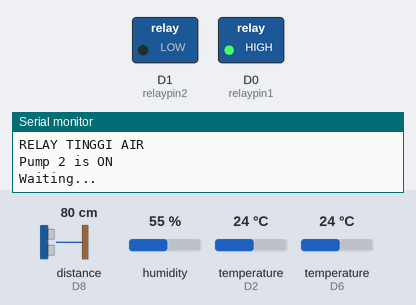
Bench run of a sketch on a simulated ESP8266 (NodeMCU). Shown: switched loads named in the sketch (green lamp = pin HIGH), the last lines printed to the serial monitor. Wiring (inferred from the names in the program): ultrasonic range finder: trigger D7; echo D8. The inputs (shaded band) are chosen by the test bench; at power-on: distance to the obstacle (sensor on D8) 80 cm, temperature (sensors on D2, D6) 24 °C, humidity 55 %. The echo pulse lasts 58.3 µs per cm; WiFi joins after 1.5 s; servers stay silent unless stated; pins used as bus, display or sensor lines are not drawn.

Above: at 6.7 s.
6.8 s: distance to the obstacle (sensor on D8) set to 55 cm
10.1 s: distance to the obstacle (sensor on D8) set to 47 cm
At 12.3 s:
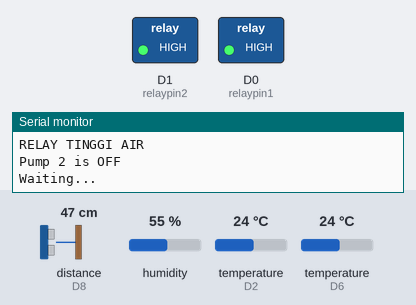
13.3 s: temperature (sensor on D2) set to 28 °C
16.5 s: temperature (sensor on D2) set to 31 °C
At 19.4 s:
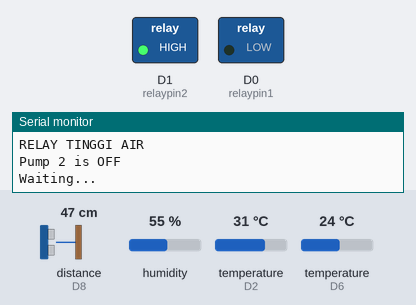
20.5 s: temperature (sensor on D2) set to 12 °C
At 21.9 s:
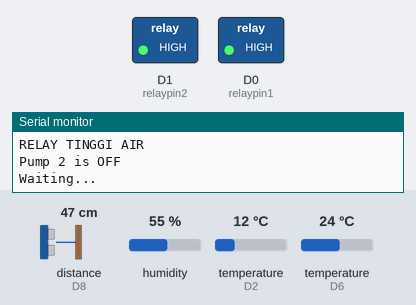
23.7 s: temperature (sensor on D2) set to 33 °C
At 24.4 s:
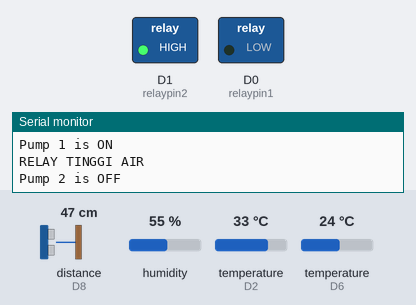
Timing chart, 0 to 26.7 s (numbered marks = the images above; inputs shaded):
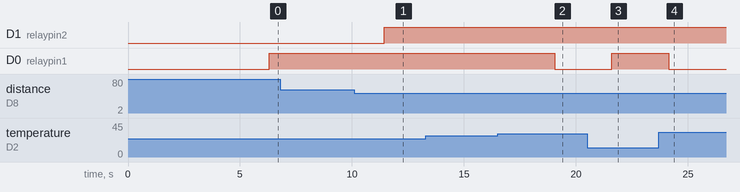

Measured:
- the behaviour switches between 51 and 50 cm on distance to the obstacle (sensor on D8) (found by bisection; images 0 and 1)
- the behaviour switches between 29 and 30 °C on temperature (sensor on D2) (found by bisection; images 1 and 2)
- after the input at 10.1 s, D1 (relaypin2): LOW → HIGH after 1.3 s
- after the input at 16.5 s, D0 (relaypin1): HIGH → LOW after 2.6 s
- after the input at 20.5 s, D0 (relaypin1): LOW → HIGH after 1.1 s
- after the input at 23.7 s, D0 (relaypin1): HIGH → LOW after 0.45 s

The sketch:

Case_Ide.ino
```cpp
#include <OneWire.h>
#include <ESP8266WiFi.h>
#include <SPI.h>
#include <Wire.h>
#include <DHT.h>
#include <DallasTemperature.h>

// Sensor jarak
#define trigpin D7
#define echopin D8

// Relay
#define relaypin1 D0
#define relaypin2 D1

// Sensor suhu air
#define ONE_WIRE_BUS D2

OneWire oneWire(ONE_WIRE_BUS);
DallasTemperature sensors(&oneWire);

// Sensor DHT11
#define DHTPIN D6 // Pin where the DHT11 sensor is connected
DHT dht(DHTPIN, DHT11);

String apiKey = "TCTDBEBLHLK2NKCW"; // DISI API

// Wi-Fi credentials
const char *ssid = "pcy";
const char *pass = "12345678";
const char *server = "api.thingspeak.com";

// Variable for initial value
float tinggi_wadah = 50;

WiFiClient client;

void setup()
{
  Serial.begin(9600);
  pinMode(relaypin1, OUTPUT);
  pinMode(relaypin2, OUTPUT);

  pinMode(echopin, INPUT);
  pinMode(trigpin, OUTPUT);

  dht.begin();
  WiFi.begin(ssid, pass);

  while (WiFi.status() != WL_CONNECTED)
  {
    delay(500);
    Serial.print(".");
  }

  Serial.println();
  Serial.println("WiFi connected");
  delay(4000);
}

void loop()
{
  // Sensor jarak
  digitalWrite(trigpin, LOW); // Memastikan kondisi netral
  delayMicroseconds(2);
  digitalWrite(trigpin, HIGH); // Mengirim input
  delayMicroseconds(10);
  digitalWrite(trigpin, LOW);                   // Menerima input
  int echotime = pulseIn(echopin, HIGH);        // Waktu echo dalam mikrodetik
  float jarakpantul = echotime * 0.034 / 2;     // Jarak pantul dalam cm
  float tinggiair = tinggi_wadah - jarakpantul; // Tinggi air dalam cm
  Serial.print("Tinggi permukaan: ");
  Serial.print(tinggiair);
  Serial.print(" cm");

  // Sensor suhu air
  sensors.requestTemperatures();
  float temperatureC = sensors.getTempCByIndex(0);
  Serial.print(" Suhu air: ");
  Serial.print(temperatureC);
  Serial.println("°C");

  // Sensor suhu dan kelembaban
  float h = dht.readHumidity();
  float t = dht.readTemperature();
  Serial.print("Kelembaban permukaan: ");
  Serial.print(h);
  Serial.print("%, Suhu permukaan: ");
  Serial.print(t);
  Serial.println("°C");

  // Kontrol relay suhu air
  Serial.println("RELAY SUHU AIR ");
  if (temperatureC > 0 && temperatureC < 30)
  {
    digitalWrite(relaypin1,HIGH);
    Serial.println("Pump 1 is OF");
  }else
  {
    digitalWrite(relaypin1, LOW);
    Serial.println("Pump 1 is ON");
  }


  // Kontrol relay tinggi air
  Serial.println("RELAY TINGGI AIR ");
  if (tinggiair > 0 && tinggiair <= 50)
  {
    digitalWrite(relaypin2, HIGH);
    Serial.println("Pump 2 is OFF");
  }
  else {
    digitalWrite(relaypin2, LOW);
    Serial.println("Pump 2 is ON");
  }


  // Sending data to ThingSpeak
  if (client.connect(server, 80))
  {
    String postStr = apiKey;
    postStr += "&field1=";
    postStr += String(temperatureC);
    postStr += "&field2=";
    postStr += String(h);
    postStr += "&field3=";
    postStr += String(t);
    postStr += "&field4=";
    postStr += String(tinggiair);

    postStr += "\r\n\r\n\r\n\r\n";

    client.print("POST /update HTTP/1.1\n");
    client.print("Host: api.thingspeak.com\n");
    client.print("Connection: close\n");
    client.print("X-THINGSPEAKAPIKEY: " + apiKey + "\n");
    client.print("Content-Type: application/x-www-form-urlencoded\n");
    client.print("Content-Length: ");
    client.print(postStr.length());
    client.print("\r\n\r\n");
    client.print(postStr);
  }
  client.stop();
  Serial.println("Waiting...");
  delay(1500);
}
```
